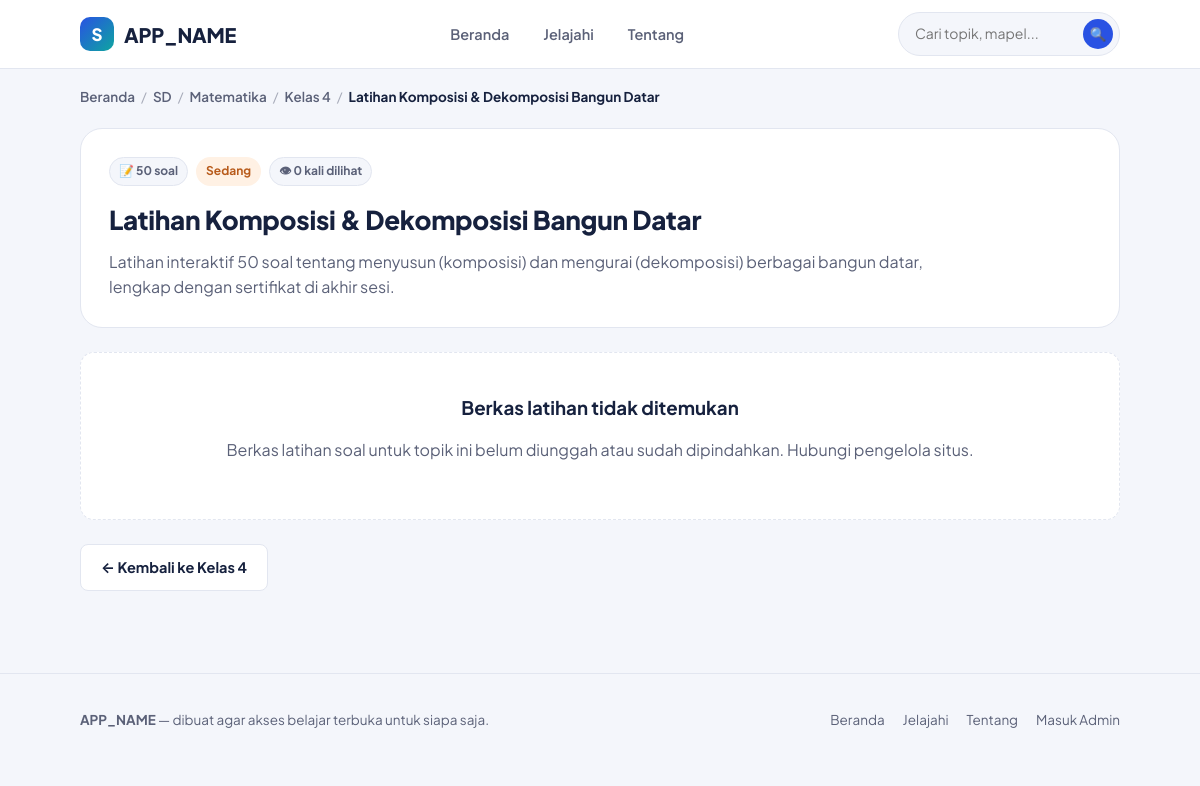
Page /topik.php?slug=komposisi-dekomposisi-bangun-datar&kelas=kelas-4 on the committed database.
### tables this page shows
CREATE TABLE IF NOT EXISTS topik (
    id              INT UNSIGNED AUTO_INCREMENT PRIMARY KEY,
    kelas_id        INT UNSIGNED NOT NULL,
    tipe            ENUM('latihan','materi') NOT NULL DEFAULT 'latihan',
    judul           VARCHAR(200) NOT NULL,
    slug            VARCHAR(220) NOT NULL,
    deskripsi       VARCHAR(500) NULL,
    tingkat         ENUM('mudah','sedang','sulit') NULL,
    jumlah_soal     SMALLINT UNSIGNED NULL,
    file_path       VARCHAR(255) NULL,       
    konten          LONGTEXT NULL,           
    emoji           VARCHAR(10) NULL DEFAULT '📝',
    status          ENUM('draft','published') NOT NULL DEFAULT 'published',
    berbayar_mobile TINYINT(1) NOT NULL DEFAULT 0,    
    harga           INT UNSIGNED NULL,                
    dilihat         INT UNSIGNED NOT NULL DEFAULT 0,
    dibuat_oleh     INT UNSIGNED NULL,
    created_at      DATETIME NOT NULL DEFAULT CURRENT_TIMESTAMP,
    updated_at      DATETIME NOT NULL DEFAULT CURRENT_TIMESTAMP ON UPDATE CURRENT_TIMESTAMP,
    UNIQUE KEY uq_topik_slug (kelas_id, slug),
    KEY idx_topik_status (status),
    KEY idx_topik_tipe (tipe),
    CONSTRAINT fk_topik_kelas FOREIGN KEY (kelas_id) REFERENCES kelas(id) ON DELETE CASCADE,
    CONSTRAINT fk_topik_admin FOREIGN KEY (dibuat_oleh) REFERENCES admin_users(id) ON DELETE SET NULL,
    FULLTEXT KEY ft_topik_cari (judul, deskripsi)
);

CREATE TABLE IF NOT EXISTS jenjang (
    id          INT UNSIGNED AUTO_INCREMENT PRIMARY KEY,
    nama        VARCHAR(60)  NOT NULL,
    slug        VARCHAR(60)  NOT NULL UNIQUE,
    deskripsi   VARCHAR(255) NULL,
    urutan      INT UNSIGNED NOT NULL DEFAULT 0,
    created_at  DATETIME NOT NULL DEFAULT CURRENT_TIMESTAMP
);

CREATE TABLE IF NOT EXISTS mapel (
    id          INT UNSIGNED AUTO_INCREMENT PRIMARY KEY,
    jenjang_id  INT UNSIGNED NOT NULL,
    nama        VARCHAR(100) NOT NULL,
    slug        VARCHAR(100) NOT NULL,
    emoji       VARCHAR(10)  NULL DEFAULT '📘',
    urutan      INT UNSIGNED NOT NULL DEFAULT 0,
    created_at  DATETIME NOT NULL DEFAULT CURRENT_TIMESTAMP,
    UNIQUE KEY uq_mapel_slug (jenjang_id, slug),
    CONSTRAINT fk_mapel_jenjang FOREIGN KEY (jenjang_id) REFERENCES jenjang(id) ON DELETE CASCADE
);

CREATE TABLE IF NOT EXISTS kelas (
    id          INT UNSIGNED AUTO_INCREMENT PRIMARY KEY,
    mapel_id    INT UNSIGNED NOT NULL,
    nama        VARCHAR(60)  NOT NULL,
    slug        VARCHAR(60)  NOT NULL,
    urutan      INT UNSIGNED NOT NULL DEFAULT 0,
    created_at  DATETIME NOT NULL DEFAULT CURRENT_TIMESTAMP,
    UNIQUE KEY uq_kelas_slug (mapel_id, slug),
    CONSTRAINT fk_kelas_mapel FOREIGN KEY (mapel_id) REFERENCES mapel(id) ON DELETE CASCADE
);

### includes/functions.php (called while the page is built, shortened)
<?php
function h(?string $value): string
{
    return htmlspecialchars($value ?? '', ENT_QUOTES, 'UTF-8');
}
function url_publik(string $path = ''): string
{
    return rtrim(APP_URL, '/') . '/' . ltrim($path, '/');
}
function format_judul(string $judul): string
{
    return $judul;
}

### topik.php (the view, shortened to what this page needs)
<?php
require_once __DIR__ . '/includes/functions.php';
$pdo = db();
$slugTopik = trim($_GET['slug'] ?? '');
$slugKelas = trim($_GET['kelas'] ?? '');
$stmt = $pdo->prepare(
    "SELECT t.*, k.nama AS kelas_nama, k.slug AS kelas_slug,
            m.nama AS mapel_nama, m.slug AS mapel_slug, m.emoji AS mapel_emoji,
            j.nama AS jenjang_nama, j.slug AS jenjang_slug
     FROM topik t
     JOIN kelas k ON k.id = t.kelas_id
     JOIN mapel m ON m.id = k.mapel_id
     JOIN jenjang j ON j.id = m.jenjang_id
     WHERE t.slug = :slug AND k.slug = :kelas AND t.status = 'published'"
);
$stmt->execute(['slug' => $slugTopik, 'kelas' => $slugKelas]);
$topik = $stmt->fetch();
$topik['judul'] = format_judul($topik['judul']);
require __DIR__ . '/includes/header.php';
$urlKelas = url_publik('kelas.php?slug=' . urlencode($topik['kelas_slug']) . '&mapel=' . urlencode($topik['mapel_slug']) . '&jenjang=' . urlencode($topik['jenjang_slug']));
?>
<nav class="breadcrumb">
    <a href="<?= h(url_publik('index.php')) ?>">Beranda</a>
    <span class="pemisah">/</span>
    <a href="<?= h(url_publik('jenjang.php?slug=' . urlencode($topik['jenjang_slug']))) ?>"><?= h($topik['jenjang_nama']) ?></a>
    <span class="pemisah">/</span>
    <a href="<?= h(url_publik('mapel.php?slug=' . urlencode($topik['mapel_slug']) . '&jenjang=' . urlencode($topik['jenjang_slug']))) ?>"><?= h($topik['mapel_nama']) ?></a>
    <span class="pemisah">/</span>
    <a href="<?= h($urlKelas) ?>"><?= h($topik['kelas_nama']) ?></a>
    <span class="pemisah">/</span>
    <span class="sekarang"><?= h($topik['judul']) ?></span>
</nav>
<div class="topik-header">
    <div class="meta">
        <?php if ($topik['tipe'] === 'materi'): ?>
            <span class="badge materi">📘 Materi</span>
        <?php else: ?>
            <span class="badge">📝 <?= (int)($topik['jumlah_soal'] ?? 0) ?: '—' ?> soal</span>
            <?php if (!empty($topik['tingkat'])): ?>
                <span class="badge <?= h($topik['tingkat']) ?>"><?= h(ucfirst($topik['tingkat'])) ?></span>
            <?php endif; ?>
        <?php endif; ?>
        <span class="badge">👁 <?= (int)$topik['dilihat'] ?> kali dilihat</span>
    </div>
    <h1><?= h($topik['judul']) ?></h1>
    <?php if ($topik['deskripsi']): ?>
        <p><?= h($topik['deskripsi']) ?></p>
    <?php endif; ?>
</div>
<?php if ($topik['tipe'] === 'latihan'): ?>
    <?php if ($topik['file_path'] && file_exists(UPLOAD_DIR_QUIZZES . $topik['file_path'])): ?>
        <iframe
            class="frame-latihan"
            src="<?= h(url_publik(ltrim(UPLOAD_URL_QUIZZES, '/') . $topik['file_path'])) ?>"
            title="<?= h($topik['judul']) ?>"
            sandbox="allow-scripts allow-downloads allow-popups allow-modals allow-same-origin"
            loading="lazy">
        </iframe>
        <p style="color:var(--muted); font-size:13.5px; margin-top:10px;">
            Latihan tidak tampil dengan baik? <a href="<?= h(url_publik(ltrim(UPLOAD_URL_QUIZZES, '/') . $topik['file_path'])) ?>" target="_blank" rel="noopener" style="color:var(--primary); font-weight:700;">Buka di tab baru →</a>
        </p>
    <?php else: ?>
        <div class="kosong">
            <h3>Berkas latihan tidak ditemukan</h3>
            <p>Berkas latihan soal untuk topik ini belum diunggah atau sudah dipindahkan. Hubungi pengelola situs.</p>
        </div>
    <?php endif; ?>
<?php else: ?>
    <div class="materi-konten">
        <?= $topik['konten'] ?: '<p>Belum ada konten materi.</p>' ?>
    </div>
<?php endif; ?>
<div style="margin-top:24px;">
    <a href="<?= h($urlKelas) ?>" class="btn btn-outline">← Kembali ke <?= h($topik['kelas_nama']) ?></a>
</div>
<?php require __DIR__ . '/includes/footer.php'; ?>

### assets/css/style.css (style rules this page uses)
:root { --ink: #16213E; --muted: #5B6178; --paper: #FFFFFF; --bg: #F4F6FB; --line: #E2E6F0; --primary: #2952E3; --primary-dark: #1D3BB0; --primary-tint: #EAEFFD; --accent: #FF8C42; --accent-tint: #FFF1E4; --teal: #0EA5A0; --teal-tint: #E4F7F6; --success: #17A672; --danger: #E0483E; --radius-sm: 8px; --radius-md: 14px; --radius-lg: 22px; --shadow: 0 1px 2px rgba(22, 33, 62, 0.06); --container: 1120px; }
* { box-sizing: border-box; }
html { scroll-behavior: smooth; overflow-x: hidden; }
body { margin: 0; font-family: 'Plus Jakarta Sans', -apple-system, BlinkMacSystemFont, 'Segoe UI', sans-serif; background: var(--bg); color: var(--ink); line-height: 1.55; -webkit-font-smoothing: antialiased; overflow-x: hidden; width: 100%; }
a { color: inherit; text-decoration: none; }
.breadcrumb { display: flex; flex-wrap: wrap; align-items: center; gap: 6px; font-size: 13.5px; color: var(--muted); margin-bottom: 20px; }
.breadcrumb a { color: var(--muted); font-weight: 600; }
.breadcrumb .pemisah { opacity: .5; }
.breadcrumb .sekarang { color: var(--ink); font-weight: 700; }
.badge { display: inline-flex; align-items: center; gap: 4px; font-size: 12px; font-weight: 700; padding: 4px 9px; border-radius: 999px; background: var(--bg); color: var(--muted); border: 1px solid var(--line); }
.badge.sedang { background: var(--accent-tint); color: #B85B1B; border-color: transparent; }
.kosong { border: 1.5px dashed var(--line); border-radius: var(--radius-md); padding: 40px 24px; text-align: center; color: var(--muted); background: var(--paper); }
.kosong h3 { color: var(--ink); margin: 0 0 8px; }
.btn { display: inline-flex; align-items: center; justify-content: center; gap: 8px; padding: 11px 20px; border-radius: var(--radius-sm); font-weight: 700; font-size: 14.5px; border: 1.5px solid transparent; cursor: pointer; font-family: inherit; }
.btn-outline { background: var(--paper); border-color: var(--line); color: var(--ink); }
.topik-header { background: var(--paper); border: 1.5px solid var(--line); border-radius: var(--radius-lg); padding: 28px; margin-bottom: 24px; }
.topik-header .meta { display: flex; gap: 8px; flex-wrap: wrap; margin-bottom: 14px; }
.topik-header h1 { font-size: 26px; margin: 0 0 10px; font-weight: 800; letter-spacing: -0.01em; overflow-wrap: break-word; word-break: break-word; }
.topik-header p { color: var(--muted); margin: 0; max-width: 70ch; overflow-wrap: break-word; word-break: break-word; }

### rows in the picture
topik: jenjang.nama "SD", mapel.nama "Matematika", kelas.nama "Kelas 4", judul "Latihan Komposisi & Dekomposisi Bangun Datar", jumlah_soal "50", tingkat "Sedang", dilihat "0", deskripsi "Latihan interaktif 50 soal tentang menyusun (komposisi) dan mengurai (dekomposisi) berbagai bangun datar, lengkap dengan sertifikat di akhir sesi."

### other values in the picture
APP_NAME "APP_NAME"
